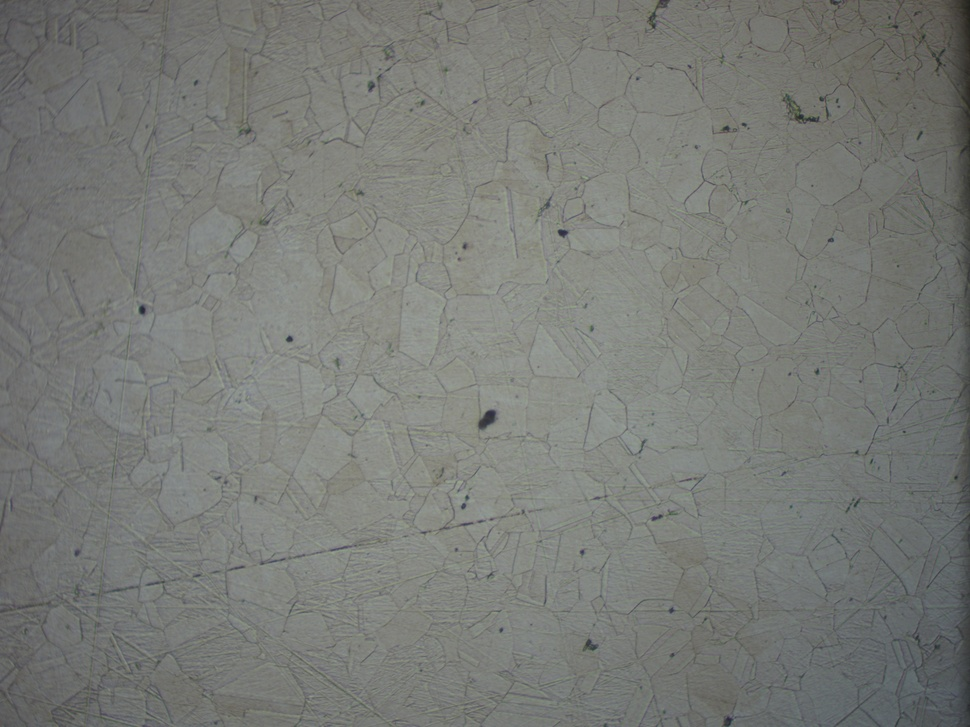
#> input picture images/100X_acero.jpg, 970 x 727 px, shrunk from 4608 x 3456 before the run
$ python -i edge_detection.py   (imports and definitions only)
#> lines starting #> are read from the running program, lines starting #| are printed output that depends on the picture
import numpy as np
from scipy import ndimage


def gaussian_filter(image: np.ndarray, sigma: float = 1.4) -> np.ndarray:
    """(a) Smooth the image with a Gaussian filter."""
    return ndimage.gaussian_filter(image, sigma)

def sobel_filters(image: np.ndarray):
    """(b) Compute gradient magnitude and direction via Sobel operators."""
    Kx = np.array([[-1,0,1],[-2,0,2],[-1,0,1]])
    Ky = np.array([[1,2,1],[0,0,0],[-1,-2,-1]])
    Ix = ndimage.convolve(image, Kx)
    Iy = ndimage.convolve(image, Ky)
    G = np.hypot(Ix, Iy)
    theta = np.arctan2(Iy, Ix)
    return (G, theta)

def non_max_suppression(G: np.ndarray, theta: np.ndarray) -> np.ndarray:
    """(c) Thin edges by keeping only local maxima using vectorized operations."""
    M, N = G.shape
    Z = np.zeros((M,N), dtype=np.float32)

    # Convert angles to degrees and shift to positive values
    angle = theta * 180. / np.pi
    angle[angle < 0] += 180

    # Pad the gradient magnitude array
    G_pad = np.pad(G, pad_width=1, mode='constant', constant_values=0)

    # Create arrays for the 8 neighboring pixels
    n1 = G_pad[1:-1, 2:]  # right
    n2 = G_pad[2:, 2:]    # bottom-right
    n3 = G_pad[2:, 1:-1]  # bottom
    n4 = G_pad[2:, :-2]   # bottom-left
    n5 = G_pad[1:-1, :-2] # left
    n6 = G_pad[:-2, :-2]  # top-left
    n7 = G_pad[:-2, 1:-1] # top
    n8 = G_pad[:-2, 2:]   # top-right

    # Create masks for different angle ranges
    mask1 = ((0 <= angle) & (angle < 22.5)) | ((157.5 <= angle) & (angle <= 180))
    mask2 = (22.5 <= angle) & (angle < 67.5)
    mask3 = (67.5 <= angle) & (angle < 112.5)
    mask4 = (112.5 <= angle) & (angle < 157.5)

    # Apply non-maximum suppression based on angle masks
    Z[mask1] = ((G[mask1] >= n1[mask1]) & (G[mask1] >= n5[mask1])) * G[mask1]
    Z[mask2] = ((G[mask2] >= n2[mask2]) & (G[mask2] >= n6[mask2])) * G[mask2]
    Z[mask3] = ((G[mask3] >= n3[mask3]) & (G[mask3] >= n7[mask3])) * G[mask3]
    Z[mask4] = ((G[mask4] >= n4[mask4]) & (G[mask4] >= n8[mask4])) * G[mask4]

    return Z

def double_threshold(img: np.ndarray, low_ratio: float = 0.05, high_ratio: float = 0.15):
    """(d) Classify pixels into strong, weak and non‑edges."""
    high = img.max() * high_ratio
    # Note: low threshold is calculated relative to high threshold
    low = high * low_ratio
    M, N = img.shape
    res = np.zeros((M,N), dtype=np.int32)

    # Define fixed values for weak and strong pixels in the result map
    strong = np.int32(255)
    weak = np.int32(75) # Adjusted weak value slightly for better distinction if needed, can be kept lower

    strong_i, strong_j = np.where(img >= high)
    # Pixels between low and high are weak
    weak_i, weak_j = np.where((img < high) & (img >= low))

    res[strong_i, strong_j] = strong
    res[weak_i, weak_j] = weak
    return (res, weak, strong) # Return the map and the values used for weak/strong

def hysteresis(img: np.ndarray, weak: int, strong: int = 255) -> np.ndarray:
    """(e) Track edges by hysteresis using more efficient operations."""
    M, N = img.shape
    # Create a padded version of the image for neighbor operations
    padded = np.pad(img, pad_width=1, mode='constant', constant_values=0)

    # Find weak pixels
    weak_pixels = img == weak

    while True:
        # Find weak pixels that have at least one strong neighbor
        neighbors = np.zeros_like(weak_pixels, dtype=bool)

        # Check all 8 neighbors efficiently using padded array
        for i in range(3):
            for j in range(3):
                if i == 1 and j == 1:
                    continue
                # Use correct slice of padded array matching original dimensions
                neighbors |= (padded[i:i+M, j:j+N] == strong)

        # Update weak pixels that should be promoted
        promote = weak_pixels & neighbors
        if not promote.any():
            break

        img[promote] = strong
        weak_pixels[promote] = False

    # Set remaining weak pixels to 0
    img[img == weak] = 0
    return img

def canny_edge_detector(image: np.ndarray,
                        sigma: float = 1.2,
                        # Increased default low_ratio for stricter weak pixel threshold
                        low_ratio: float = 0.10, # <-- Increased from 0.05
                        high_ratio: float = 0.15) -> np.ndarray:
    """Full pipeline: (a)–(e).
    Note: Default low_ratio increased for potentially cleaner edges.
    Optimal values depend on the image and should be tuned when calling.
    """
    # 1. Noise Reduction (Gaussian filter)
    smooth = gaussian_filter(image, sigma)

    # 2. Gradient calculation (Sobel filters)
    G, theta = sobel_filters(smooth)

    # 3. Non-maximum suppression
    non_max = non_max_suppression(G, theta)

    # 4. Double threshold
    dt, weak_val, strong_val = double_threshold(non_max, low_ratio, high_ratio)

    # 5. Edge tracking by hysteresis
    edges = hysteresis(dt, weak_val, strong_val)

    # Ensure the final output is uint8 with 0 and 255 values
    edges_uint8 = (edges == strong_val).astype(np.uint8) * 255
    return edges_uint8

# [7 lines not run here, left out]

>>> import cv2
>>> picture = cv2.imread('../images/100X_acero.jpg', cv2.IMREAD_GRAYSCALE)
#> picture: shape (727, 970); min 32, max 162, mean 121.8
>>> result = canny_edge_detector(picture)
#> in non_max_suppression, `mask1 = ((0 <= angle) & (angle < 22.5)) | ((157.5 <= angle) & (angle <..`:
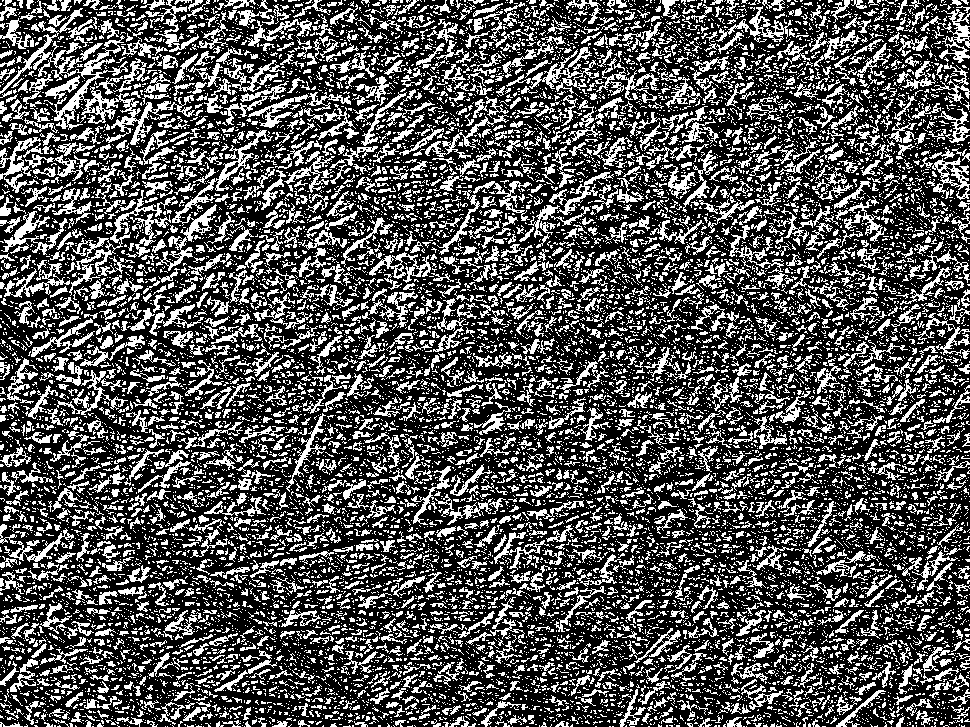
#> mask1: shape (727, 970) bool; 32.5% white in thin lines or dots
#> in non_max_suppression, `mask2 = (22.5 <= angle) & (angle < 67.5)`: mask2: shape (727, 970) bool; 34.5% white in thin lines or dots
#> in non_max_suppression, `mask3 = (67.5 <= angle) & (angle < 112.5)`: mask3: shape (727, 970) bool; 33% white in thin lines or dots
#> in non_max_suppression, `mask4 = (112.5 <= angle) & (angle < 157.5)`: mask4: shape (727, 970) bool; every value is 0
#> in non_max_suppression, `Z[mask3] = ((G[mask3] >= n3[mask3]) & (G[mask3] >= n7[mask3])) * G[mas..`:
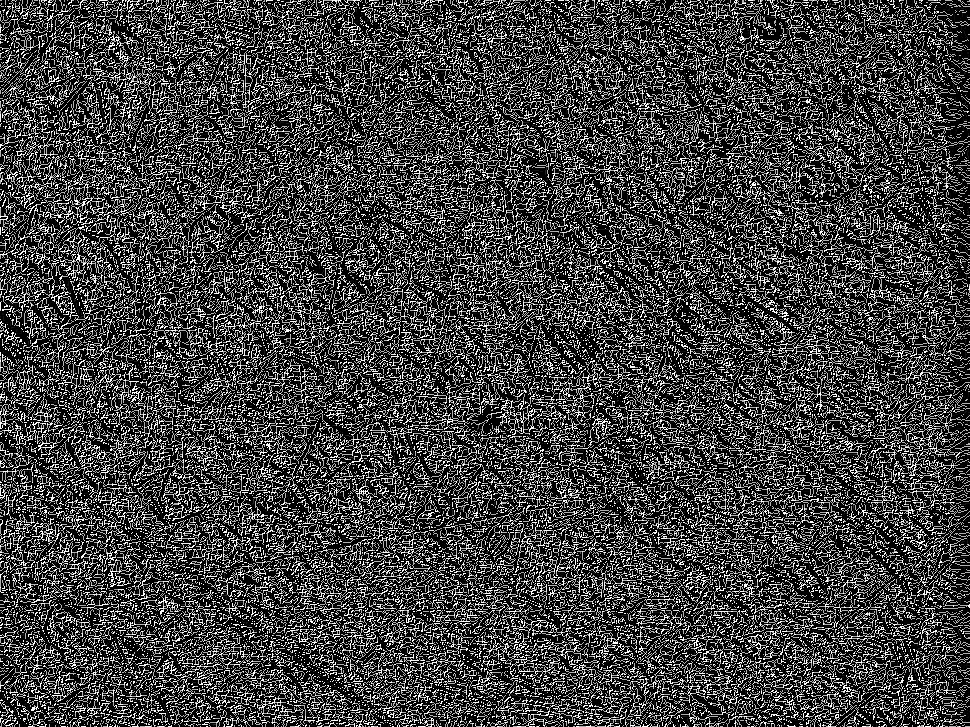
#> Z: shape (727, 970) float32; min 0, max 360.5, mean 92.7; drawn with min black and max white
#> in double_threshold, `high = img.max() * high_ratio`: high = 54.07
#> in double_threshold, `low = high * low_ratio`: low = 5.41
#> in canny_edge_detector, `dt, weak_val, strong_val = double_threshold(non_max, low_ratio, high_r..`: weak_val = 75; strong_val = 255
#> in hysteresis, `weak_pixels = img == weak`: weak_pixels: shape (727, 970) bool; 4.2% white in thin lines or dots
#> after the loop in hysteresis, `while True:`:
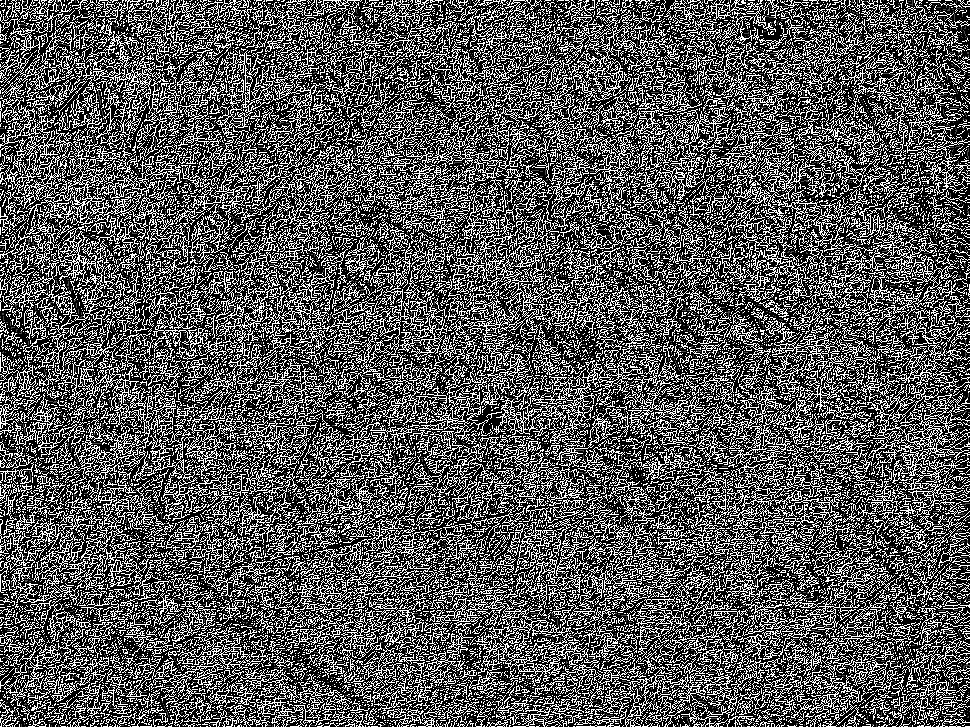
#> img: shape (727, 970) int32; min 0, max 255, mean 87.3
#> after the loop in hysteresis, `while True:`:
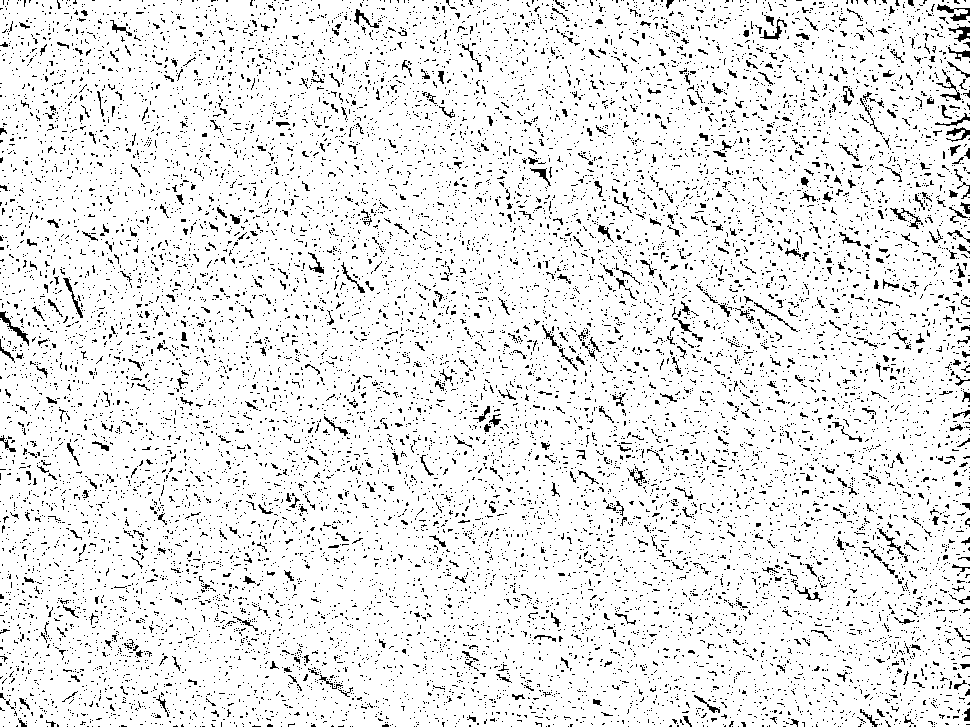
#> neighbors: shape (727, 970) bool; 91.7% white; black in thin lines or dots
#> after the loop in hysteresis, `while True:`:
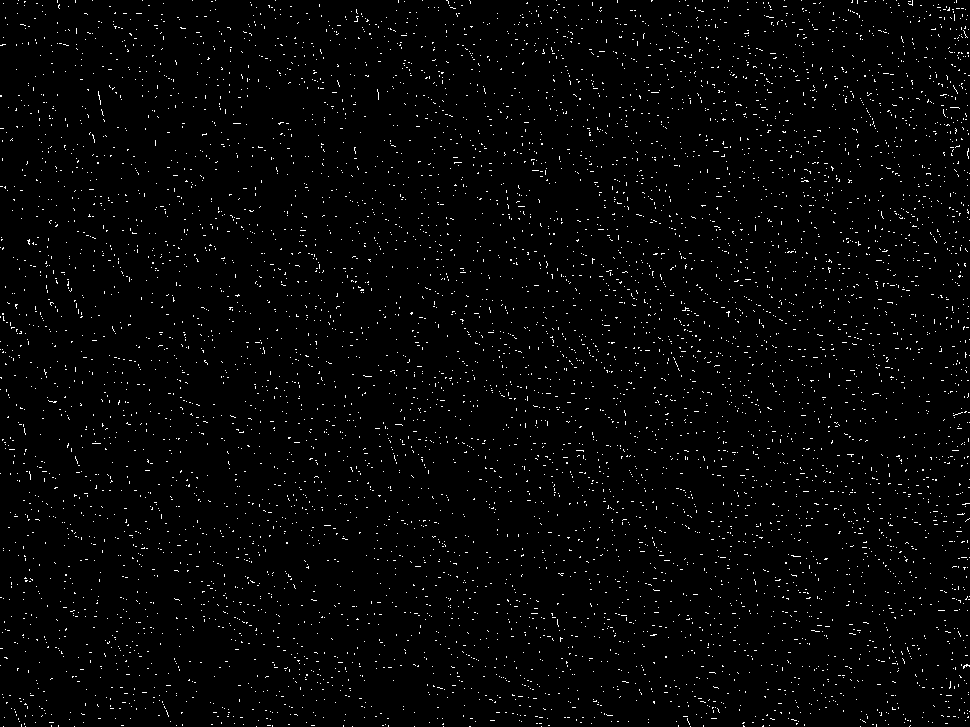
#> weak_pixels: shape (727, 970) bool; 2% white in thin lines or dots
#> in hysteresis, `img[img == weak] = 0`:
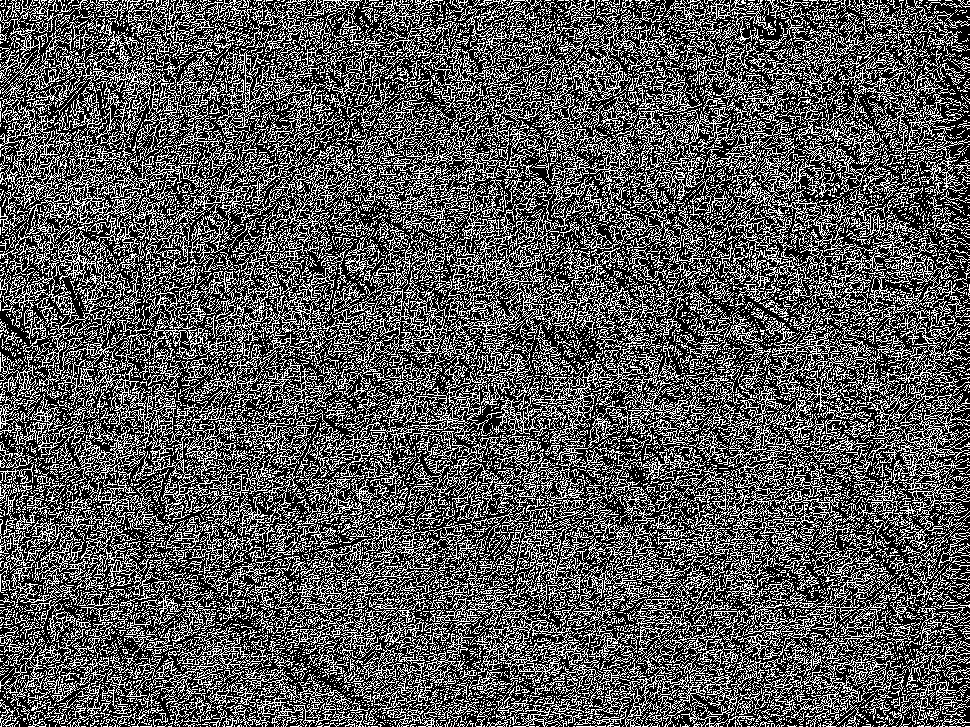
#> img: shape (727, 970) int32; 33.7% white in thin lines or dots
#> in canny_edge_detector, `edges_uint8 = (edges == strong_val).astype(np.uint8) * 255`: edges_uint8: shape (727, 970); 33.7% white in thin lines or dots
